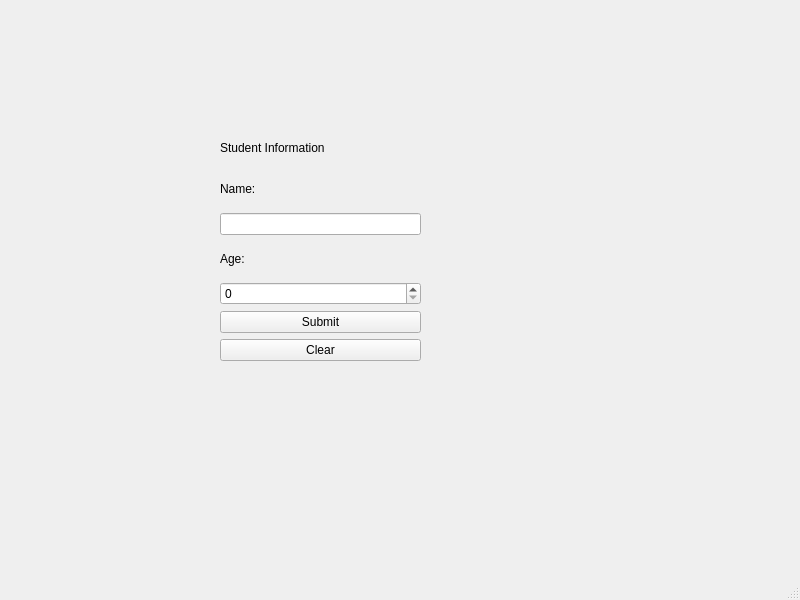
<?xml version="1.0" encoding="UTF-8"?>
<ui version="4.0">
 <class>task4_contactForm</class>
 <widget class="QMainWindow" name="task4_contactForm">
  <property name="geometry">
   <rect>
    <x>0</x>
    <y>0</y>
    <width>800</width>
    <height>600</height>
   </rect>
  </property>
  <property name="windowTitle">
   <string>MainWindow</string>
  </property>
  <widget class="QWidget" name="centralwidget">
   <widget class="QWidget" name="">
    <property name="geometry">
     <rect>
      <x>220</x>
      <y>130</y>
      <width>201</width>
      <height>231</height>
     </rect>
    </property>
    <layout class="QVBoxLayout" name="verticalLayout">
     <item>
      <widget class="QLabel" name="label_2">
       <property name="text">
        <string>Student Information</string>
       </property>
      </widget>
     </item>
     <item>
      <widget class="QLabel" name="label_3">
       <property name="text">
        <string>Name:</string>
       </property>
      </widget>
     </item>
     <item>
      <widget class="QLineEdit" name="nameLineEdit"/>
     </item>
     <item>
      <widget class="QLabel" name="label_4">
       <property name="text">
        <string>Age:</string>
       </property>
      </widget>
     </item>
     <item>
      <widget class="QSpinBox" name="ageSpinBox"/>
     </item>
     <item>
      <widget class="QPushButton" name="submitButton">
       <property name="text">
        <string>Submit</string>
       </property>
      </widget>
     </item>
     <item>
      <widget class="QPushButton" name="clearButton">
       <property name="text">
        <string>Clear</string>
       </property>
      </widget>
     </item>
    </layout>
   </widget>
  </widget>
  <widget class="QMenuBar" name="menubar">
   <property name="geometry">
    <rect>
     <x>0</x>
     <y>0</y>
     <width>800</width>
     <height>33</height>
    </rect>
   </property>
  </widget>
  <widget class="QStatusBar" name="statusbar"/>
 </widget>
 <resources/>
 <connections/>
</ui>
